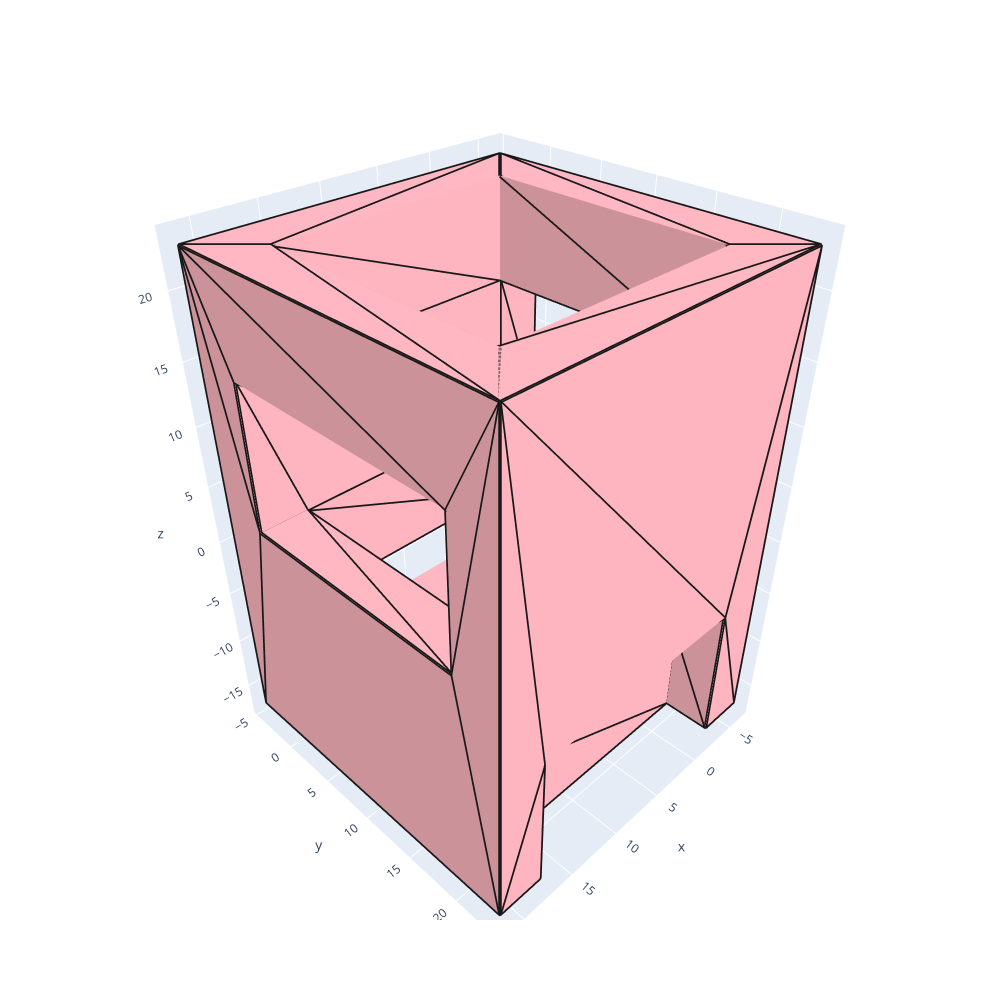

The cell this chart's notebook holds for it:
### Code cell
dh.clear_output_paths()


dh.Bs_view_stl(stl_path)  ## view the stl object


least_slices = dh.directional_slice_stl(tri,4,printDeets=False)  ## get the least required parts for building with material width 4 mm, do not print details
least_grid_packed = dh.grid_pack_dwg(least_slices)  ## pack all the required parts into a grid
least_grid_packed.saveas("output/CAD/dwg/least_sliced.dwg")  ## save the grid to a dwg file


dh.view_dwg("output/CAD/dwg/least_sliced.dwg","output/image")  ## view the dwg file

### Figure 1 — Plotly figure (JSON) as saved in the notebook; plotly's stock layout.template omitted (floating-point values rounded to 4 significant figures; data arrays with more than 128 entries replaced by an {"elided": "..."} marker saying what was removed)
{"data": [{"color": "lightpink", "i": [0, 3, 6, 9, 12, 15, 18, 21, 24, 27, 30, 33, 36, 39, 42, 45, 48, 51, 54, 57, 60, 63, 66, 69, 72, 75, 78, 81, 84, 87, 90, 93, 96, 99, 102, 105, 108, 111, 114, 117, 120, 123, 126, 129, 132, 135, 138, 141, 144, 147, 150, 153, 156, 159, 162, 165, 168, 171, 174, 177, 180, 183, 186, 189, 192, 195, 198, 201, 204, 207, 210, 213, 216, 219, 222, 225, 228, 231, 234, 237, 240, 243, 246, 249, 252, 255, 258, 261, 264, 267, 270, 273, 276, 279, 282, 285, 288, 291, 294, 297, 300, 303, 306, 309, 312, 315, 318, 321], "j": [1, 4, 7, 10, 13, 16, 19, 22, 25, 28, 31, 34, 37, 40, 43, 46, 49, 52, 55, 58, 61, 64, 67, 70, 73, 76, 79, 82, 85, 88, 91, 94, 97, 100, 103, 106, 109, 112, 115, 118, 121, 124, 127, 130, 133, 136, 139, 142, 145, 148, 151, 154, 157, 160, 163, 166, 169, 172, 175, 178, 181, 184, 187, 190, 193, 196, 199, 202, 205, 208, 211, 214, 217, 220, 223, 226, 229, 232, 235, 238, 241, 244, 247, 250, 253, 256, 259, 262, 265, 268, 271, 274, 277, 280, 283, 286, 289, 292, 295, 298, 301, 304, 307, 310, 313, 316, 319, 322], "k": [2, 5, 8, 11, 14, 17, 20, 23, 26, 29, 32, 35, 38, 41, 44, 47, 50, 53, 56, 59, 62, 65, 68, 71, 74, 77, 80, 83, 86, 89, 92, 95, 98, 101, 104, 107, 110, 113, 116, 119, 122, 125, 128, 131, 134, 137, 140, 143, 146, 149, 152, 155, 158, 161, 164, 167, 170, 173, 176, 179, 182, 185, 188, 191, 194, 197, 200, 203, 206, 209, 212, 215, 218, 221, 224, 227, 230, 233, 236, 239, 242, 245, 248, 251, 254, 257, 260, 263, 266, 269, 272, 275, 278, 281, 284, 287, 290, 293, 296, 299, 302, 305, 308, 311, 314, 317, 320, 323], "opacity": 1, "type": "mesh3d", "x": {"elided": "324 float values"}, "y": {"elided": "324 float values"}, "z": {"elided": "324 int values"}}, {"line": {"color": "rgb(25,25,25)", "width": 7}, "mode": "lines", "name": "", "type": "scatter3d", "x": {"elided": "539 float values"}, "y": {"elided": "539 float values"}, "z": {"elided": "539 int values"}}], "layout": {"height": 1000, "width": 1000}}
